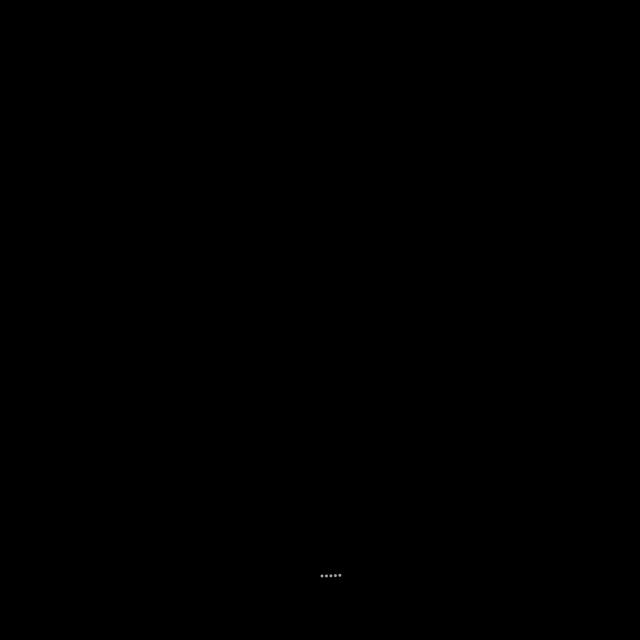
Frame 1 (no input)
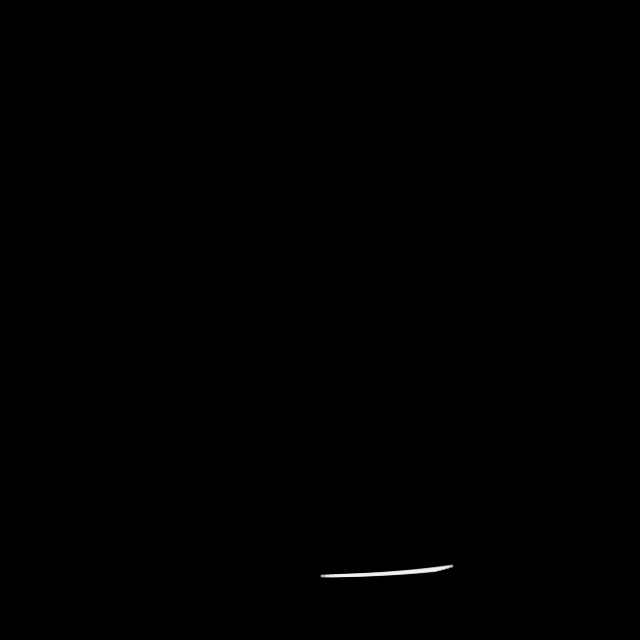
Frame 60 (the mouse pressed at the canvas centre just before this capture)
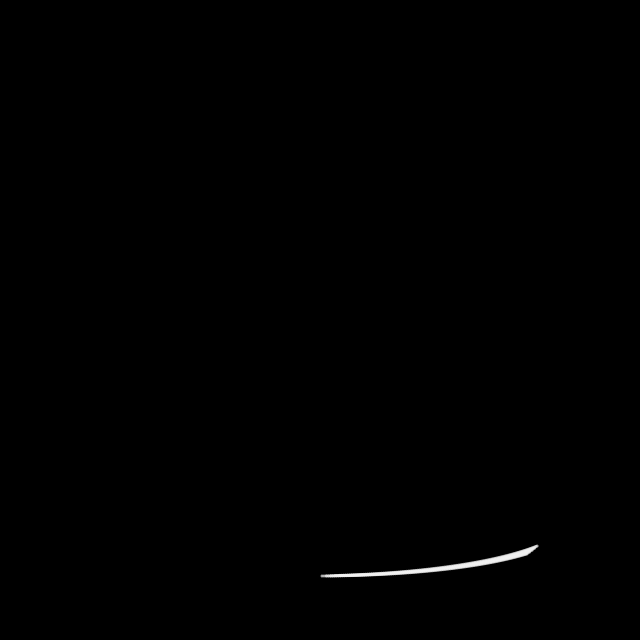
Frame 120 (the mouse held since frame 60 and released just before this capture)

The Processing sketch that drew these frames (run headless with seeded random() and noise(); from frame 60 on, the mouse is pressed at the canvas centre):

// Processing sketch: build
// ── build.pde
/*
 * work with a for loop and use the incrementor
 * to influence the phase of the waves
 */

void setup() {
  size(640, 640);
  background(0);
  fill(#aaf1f1f1);
  noStroke();
}

void draw () {
  translate(width/2, height/2);
  for (int i = 0; i < 5; i++) {
    float wave_x = sin(radians(frameCount * 0.45 + i)) * width * 0.4;
    float wave_y = cos(radians(frameCount * 0.2 + i)) * height * 0.4;
    ellipse(wave_x, wave_y, 3, 3);
  }
}
